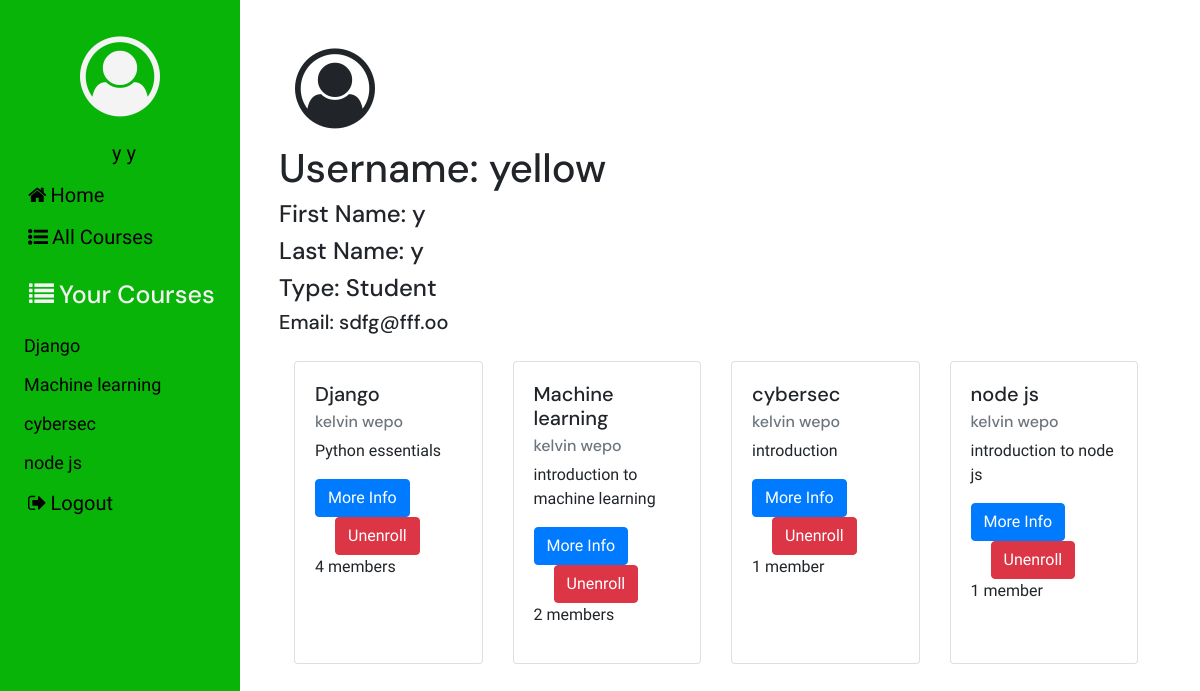
Screenshot of /user_profile/5/ (signed in) with the database file from the repository.
### users/models.py (models this page shows)
class User(auth.models.AbstractUser):
    USER_TYPE_CHOICES = (
        (1, 'Student'),
        (2, 'Teacher')
    )
    user_type = models.PositiveIntegerField(choices=USER_TYPE_CHOICES, default=1)
    phone = models.CharField(max_length=15, null=True)
    def __str__(self):
        return self.first_name + ' ' + self.last_name

### courses/models.py (models this page shows, shortened)
class Course(models.Model):
    course_name = models.CharField(max_length=200)
    course_description = models.TextField()
    teacher = models.ForeignKey(User, related_name="course", on_delete=models.CASCADE)
    students = models.ManyToManyField(User, through='Enrollment', related_name="student_course")
    def __str__(self):
        return self.course_name
    class Meta:
        ordering = ['course_name']

### django_lms/views.py (the view)
# urls.py: re_path(r'^user_profile/(?P<pk>[-\w]+)/$', project_views.UserProfile.as_view(), name="profile"),
class UserProfile(LoginRequiredMixin, generic.ListView):
    model = Course
    template_name = 'user_profile.html'

### courses/context_processors.py (called while the page is built)
def courses_processor(request):
    course = Course.objects.all()
    return {'list_courses': course}

### templates/user_profile.html (shortened to what this page needs)
{% extends 'base.html' %}
{% block body_content %}
    <div class="container">
        {% if user.is_authenticated %}
            <i class="fa fa-user-circle-o fa-5x" aria-hidden="true"></i>
            <h1>Username: {{user.username}}</h1>
            <h4>First Name: {{user.first_name}}</h4>
            <h4>Last Name: {{user.last_name}}</h4>
            <h4>Type:
            {% if user.user_type == 1 %}
                Student
            {% else %}
                Teacher
            {% endif %}
            </h4>
            <h5>Email: {{user.email}}</h5>
            {% if user.user_type == 2 %}
                <div class="card-deck">
                {% for course in course_list %}
                    {% if course.teacher.id == user.id %}
                        <div class="card" style="width: 18rem">
                            <div class="card-body">
                            <h5 class="card-title">{{course.course_name}}</h5>
                            <h6 class="card-subtitle mb-2 text-muted">{{course.teacher}}</h6>
                            <p class="card-text">
                                {{course.course_description}}
                            </p>
                            <a href="{% url 'courses:detail' pk=course.pk %}"
                            class="btn btn-primary card-link">More Info</a>
                            <p>{{course.students.count}}
                                    member{{course.students.count|pluralize}}</p>
                            </div>
                        </div>
                    {% endif %}
                {% empty %}
                    <div class="jumbotron">
                        You have not created any courses yet.
                    </div>
                {% endfor %}
                </div>
            {% elif user.user_type == 1 %}
            <div class="card-deck">
                {% for course in course_list %}
                    {% if user in course.students.all %}
                        <div class="card" style="width: 18rem">
                            <div class="card-body">
                            <h5 class="card-title">{{course.course_name}}</h5>
                            <h6 class="card-subtitle mb-2 text-muted">{{course.teacher}}</h6>
                            <p class="card-text">
                                {{course.course_description}}
                            </p>
                            <a href="{% url 'courses:detail' pk=course.pk %}" class="btn btn-primary card-link">More Info</a>
                            <a href="{% url 'courses:unenroll' pk=course.pk %}" class="btn btn-danger card-link">Unenroll</a>
                            <p>{{course.students.count}}
                                    member{{course.students.count|pluralize}}</p>
                            </div>
                        </div>
                    {% endif %}
                {% empty %}
                    <div class="jumbotron">
                        You have not enrolled in any courses yet.
                    </div>
                {% endfor %}
            </div>
            {% endif %}
        {% else %}
            <div class="jumbotron">
                You cannot access this profile.
            </div>
        {% endif %}
    </div>
{% endblock body_content %}

### templates/base.html (shortened to what this page needs)
{% load static %}
<html lang="en">
<head>
    <link rel="stylesheet" href="https://stackpath.bootstrapcdn.com/bootstrap/4.5.2/css/bootstrap.min.css" />
    <link rel="stylesheet" href="https://stackpath.bootstrapcdn.com/font-awesome/4.7.0/css/font-awesome.min.css" />
    <link rel="stylesheet" href="{% static 'django_lms/css/master.css' %}" />
</head>
<body>
    <div class="sidenav">
        <div class="side-items">
        <span class="sidemenu side-element"><i class="fa fa-user-circle-o fa-5x" aria-hidden="true" id="profile"></i></span>
        {% if user.is_authenticated %}
            <a href="{% url 'profile' pk=user.pk %}" class="sidemenu side-element">{{user}}</a>
            <a href="{% url 'home' %}"><i class="fa fa-home" aria-hidden="true"></i>Home</a>
            <a href="{% url 'courses:list' %}"><i class="fa fa-list-ul" aria-hidden="true"></i>All Courses</a>
            {% if user.user_type == 1 %}
                <span class="sidemenu"><h5 id="side-head"><i class="fa fa-list courses-icon" aria-hidden="true"></i>Your Courses</h5></span>
                {% for course in list_courses %}
                    {% if user in course.students.all %}
                        <span class="course-item"><a href="{% url 'courses:detail' pk=course.pk %}" >{{course}}</a></span>
                    {% endif %}
                {% endfor %}
            {% endif %}
            <a href="{% url 'users:logout' %}" class="sidemenu"><i class="fa fa-sign-out" aria-hidden="true"></i>Logout</a>
        {% endif %}
        </div>
    </div>
    <div class="content">
        {% block body_content %}
        {% endblock body_content %}
    </div>
</body>
</html>

### static/django_lms/css/master.css (style rules this page uses)
.sidenav { height: 100%; width: 20%; position: fixed; z-index: 1; top: 0; left: 0; background-color:rgb(9, 180, 9); overflow-x: hidden; padding-top: 20px; }
h1, h2, h3, h4, h5, h6 { font-family: 'DM Sans', sans-serif; }
p, a { font-family: 'Raleway', 'sans-serif'; }
.sidenav a { padding: 6px 8px 6px 16px; text-decoration: none; font-size: 20px; color: black; display: block; }
.content { margin-top: 2em; margin-left: 22%; margin-bottom: 2em; margin-right: 2em; }
.sidemenu { display: block; color: #f4f4f4; }
.side-element { text-align: center; }
i { margin: 0.2em; }
.side-items { margin-left: 0.5em; margin-right: 0.5em; }
#side-head { margin-top: 0.5em; padding: 6px 8px 6px 16px; text-decoration: none; font-size: 25px; color: #f3f3f3; }
.course-item a { font-size: 18px; }
.card-deck, .assignments, .submissions, .grade { margin:3% 0% 3% 0% }

### rows the page displays
User: first_name+last_name "y y", username "yellow", first_name "y", last_name "y", email "sdfg@fff.oo"
Course: course_name "Django", teacher "kelvin wepo", course_description "Python essentials", students.count "4"
Course: course_name "Machine learning", teacher "kelvin wepo", course_description "introduction to machine learning", students.count "2"
Course: course_name "cybersec", teacher "kelvin wepo", course_description "introduction", students.count "1"
Course: course_name "node js", teacher "kelvin wepo", course_description "introduction to node js", students.count "1"
